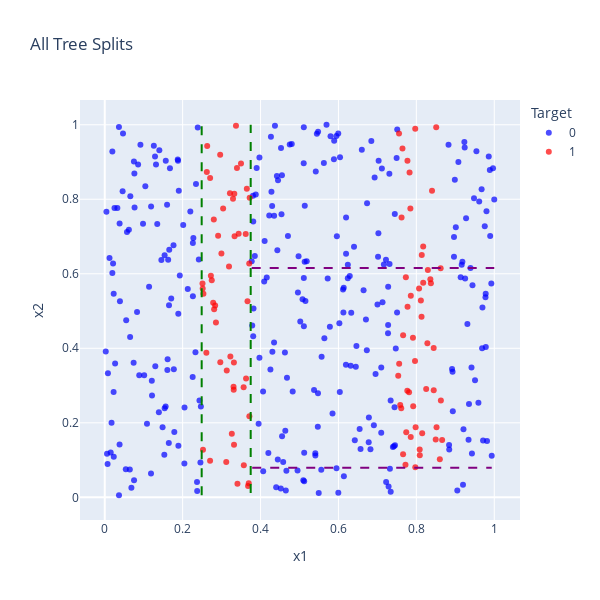

The cell this chart's notebook holds for it:
### Markdown cell above
## Applying Decision Tree Model with Feature Usage Limit on the Stripes Dataset

In this example, we build a decision tree on the `df_stripes` dataset where:

- **Feature usage is limited**: each feature can be used at most 2 times (`max_feature_usage=2`).
- **Max tree depth** is set to 4 (`max_depth=4`), allowing the tree to grow deeper to capture complex patterns.
- **Minimum samples per node** is 5 (`min_samples=5`), which avoids splitting nodes with too few samples.
- The target column is explicitly set to `'target'`.

### Code cell
# Make sure the target column is named 'target'
tree_model_with_feature_limit = build_tree(df_stripes, features=['x1', 'x2'], target_col='target',
                                           max_depth=4, min_samples=5, max_feature_usage=2)

# Print split history
print("=== Split History ===")
for step in tree_model_with_feature_limit['history']:
    print(f"Depth {step['depth']}: Split on {step['feature']} < {step['threshold']:.2f} "
          f"(Gini = {step['gini']:.3f}, Samples = {step['samples']})")

# Plot all splits with Plotly
plot_all_splits(df_stripes, tree_model_with_feature_limit['history'])

# Make predictions
predictions = predict_tree(tree_model_with_feature_limit, df_stripes)

# Compare to actual
actual = df_stripes['target']
correct = (predictions == actual)

accuracy = correct.mean()
misclassification_rate = 1 - accuracy

print(f"Accuracy of tree model with feature limit: {accuracy:.2f}")
print(f"Misclassification Rate of tree model with feature limit: {misclassification_rate:.2f}")

### Figure 1 — Plotly figure (JSON) as saved in the notebook; plotly's stock layout.template omitted (floating-point values rounded to 4 significant figures; data arrays with more than 128 entries replaced by an {"elided": "..."} marker saying what was removed)
{"data": [{"hovertemplate": "Target=0<br>x1=%{x}<br>x2=%{y}<extra></extra>", "legendgroup": "0", "marker": {"color": "blue", "opacity": 0.7, "symbol": "circle"}, "mode": "markers", "name": "0", "orientation": "v", "showlegend": true, "type": "scatter", "x": {"elided": "300 float values"}, "xaxis": "x", "y": {"elided": "300 float values"}, "yaxis": "y"}, {"hovertemplate": "Target=1<br>x1=%{x}<br>x2=%{y}<extra></extra>", "legendgroup": "1", "marker": {"color": "red", "opacity": 0.7, "symbol": "circle"}, "mode": "markers", "name": "1", "orientation": "v", "showlegend": true, "type": "scatter", "x": [0.3307, 0.2608, 0.2705, 0.3628, 0.3262, 0.2515, 0.263, 0.3334, 0.2509, 0.2704, 0.319, 0.3369, 0.3319, 0.2784, 0.3394, 0.28, 0.291, 0.3437, 0.3316, 0.3566, 0.3326, 0.3214, 0.262, 0.2963, 0.2835, 0.2809, 0.3721, 0.2995, 0.362, 0.3293, 0.3498, 0.3132, 0.3225, 0.312, 0.2748, 0.3407, 0.2855, 0.2534, 0.3311, 0.2725, 0.368, 0.3697, 0.3648, 0.2966, 0.2522, 0.3665, 0.3039, 0.3713, 0.3709, 0.3571, 0.7721, 0.7858, 0.7731, 0.762, 0.766, 0.8086, 0.7768, 0.7965, 0.8139, 0.8374, 0.7559, 0.851, 0.8295, 0.7612, 0.8603, 0.8662, 0.7586, 0.7856, 0.8518, 0.8446, 0.774, 0.7771, 0.7973, 0.8116, 0.8283, 0.7971, 0.8088, 0.8445, 0.7555, 0.7825, 0.8402, 0.863, 0.815, 0.8175, 0.7644, 0.8069, 0.8176, 0.7813, 0.7846, 0.7982, 0.7535, 0.7913, 0.7774, 0.7919, 0.7659, 0.8624, 0.8252, 0.8359, 0.8497, 0.8133], "xaxis": "x", "y": [0.2965, 0.3878, 0.8572, 0.3192, 0.1707, 0.5607, 0.9428, 0.701, 0.5741, 0.09786, 0.6194, 0.9971, 0.1411, 0.522, 0.8836, 0.746, 0.702, 0.7075, 0.362, 0.2957, 0.8151, 0.8159, 0.8732, 0.9197, 0.515, 0.5051, 0.804, 0.6546, 0.7069, 0.8014, 0.8963, 0.3404, 0.3782, 0.09465, 0.5824, 0.0362, 0.4689, 0.5465, 0.2886, 0.595, 0.03072, 0.03761, 0.8284, 0.3627, 0.128, 0.5259, 0.7754, 0.2174, 0.6273, 0.08595, 0.08754, 0.5409, 0.591, 0.7507, 0.4347, 0.1285, 0.2858, 0.3657, 0.6505, 0.5748, 0.3586, 0.9935, 0.6101, 0.2389, 0.1025, 0.1539, 0.2477, 0.1618, 0.1879, 0.2871, 0.1746, 0.9031, 0.0808, 0.5282, 0.4133, 0.9893, 0.1128, 0.4007, 0.9763, 0.8716, 0.8229, 0.2597, 0.1721, 0.6734, 0.936, 0.5607, 0.5757, 0.282, 0.7749, 0.1884, 0.326, 0.4285, 0.5112, 0.2441, 0.1157, 0.6149, 0.2907, 0.5854, 0.1555, 0.4845], "yaxis": "y"}], "layout": {"coloraxis": {"showscale": false}, "height": 600, "legend": {"title": {"text": "Target"}, "tracegroupgap": 0}, "shapes": [{"line": {"color": "green", "dash": "dash"}, "type": "line", "x0": 0.2489, "x1": 0.2489, "y0": 0.005561, "y1": 1}, {"line": {"color": "green", "dash": "dash"}, "type": "line", "x0": 0.3747, "x1": 0.3747, "y0": 0.01143, "y1": 1}, {"line": {"color": "purple", "dash": "dash"}, "type": "line", "x0": 0.3773, "x1": 1, "y0": 0.6154, "y1": 0.6154}, {"line": {"color": "purple", "dash": "dash"}, "type": "line", "x0": 0.3786, "x1": 0.9935, "y0": 0.07954, "y1": 0.07954}], "showlegend": true, "title": {"text": "All Tree Splits"}, "width": 600, "xaxis": {"anchor": "y", "domain": [0, 1], "title": {"text": "x1"}}, "yaxis": {"anchor": "x", "domain": [0, 1], "title": {"text": "x2"}}}}
